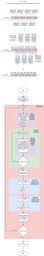
#> input picture line_1D_alg/cross_comp.png, 44 x 256 px, shrunk from 542 x 3181 before the run; its folder holds only this picture in this run
$ python line_patterns_df.py --image ../cross_comp.png
#> lines starting #> are read from the running program, lines starting #| are printed output that depends on the picture
'''
  line_patterns using dataframes vs. classes, Kelvin's port
'''
# add ColAlg folder to system path
import sys
from os.path import dirname, join, abspath
sys.path.insert(0, abspath(join(dirname("CogAlg"), '../../../../AppData/Roaming/JetBrains/PyCharmCE2021.1')))

import cv2
import argparse
from time import time
from utils import *
from itertools import zip_longest
import pandas as pd
import numpy as np
ave = 15  # |difference| between pixels that coincides with average value of Pm
ave_min = 2  # for m defined as min |d|: smaller?
ave_M = 50  # min M for initial incremental-range comparison(t_), higher cost than der_comp?
ave_D = 5  # min |D| for initial incremental-derivation comparison(d_)
ave_nP = 5  # average number of sub_Ps in P, to estimate intra-costs? ave_rdn_inc = 1 + 1 / ave_nP # 1.2
ave_rdm = .5  # average dm / m, to project bi_m = m * 1.5
init_y = 0  # starting row, the whole frame doesn't need to be processed
'''
    Conventions:
    postfix '_' denotes array name, vs. same-name elements
    prefix '_' denotes prior of two same-name variables
    prefix 'f' denotes flag
    capitalized variables are normally summed small-case variables
    df = dataframe
    prefix 'F' Filtered dataframe
'''
def cross_comp(frame_of_pixels_):  # converts frame_of_pixels to frame_of_patterns, each pattern maybe nested
    frame_of_patterns_ = []
    image_df = pd.DataFrame(frame_of_pixels_)
    d_df = image_df.diff(axis=1).dropna(axis=1) #calculate difference (next value - prev value)
    p_df = ((image_df.transpose().rolling(2).sum()).transpose()).dropna(axis=1) # calculae sum of consecutive pixels
    m_df = ave - abs(d_df)
    for i_,p_,d_,m_ in zip(image_df.iterrows(),p_df.iterrows(),d_df.iterrows(),m_df.iterrows()):
        df_dert = pd.DataFrame(data={'p':p_[1],'d':d_[1],'m':m_[1]}).dropna(axis=1)
        df_dert['i'] = i_[1]
        df_dert = df_dert.apply(pd.to_numeric)
        Pm_ = form_P_(df_dert, rdn=1, rng=1, fPd=False)  # forms m-sign patterns
        frame_of_patterns_.append(Pm_) #list of P dfs

    return frame_of_patterns_  # frame of patterns is an output to level 2

def form_P_(df_dert,rdn,rng, fPd=False):  # initialization, accumulation, termination

    # initialization:
    P_ = [] #list of dfs
    #vectorized methods are used to apply transformations on whole data at once
    if fPd: df_dert['sign'] = df_dert.d > 0 #create a new column'sign' based on d,m signs - Vectorized
    else:   df_dert['sign'] = df_dert.m > 0
    for i,dert_  in df_dert.groupby((df_dert['sign'].shift() != df_dert['sign']).cumsum()): #Group same sign dert
        #groupby df_dert.sign - it returns groups of similar signs in incremental fashion
        #shift() creates a mask of provided column by hsifting down the values by 1, so 1st value shifted to 2nd index and so on, useful for forward comparison
        #cumsum() is used to differentiate the each group from the previous group
        dert = dert_.sum(axis=0) #accumulate each group/ sum rows of each group its a vectorized operation
        #append dict into P_ for later assignment into dataframe
        P_.append({'sign':dert.sign>0, 'L':len(dert_), 'I':dert.p, 'D':dert.d, 'M':dert.m, 'x0':i, 'dert_':dert_, 'sublayers':[], '_smP':False, 'fPd':fPd})
    df_P = pd.DataFrame(P_) #form dataframe of P_
    if len(df_P) > 4:
        # P_ = splice_P_(df_P, fPd=0)  # merge meanI- or meanD- similar and weakly separated Ps - NOT REVISED
        if len(P_) > 4:
            intra_Pm_(df_P, rdn, rng, not fPd)  # evaluates range_comp | deriv_comp sub-recursion per Pm


    return df_P

def form_adjacent_M_(Pm_):  # compute array of adjacent Ms, for contrastive borrow evaluation
    '''
    Value is projected match, while variation has contrast value only: it matters to the extent that it interrupts adjacent match: adj_M.
    In noise, there is a lot of variation. but no adjacent match to cancel, so variation in noise has no predictive value.
    On the other hand, we may have a 2D outline or 1D contrast with low gradient / difference, but it terminates adjacent uniform span.
    That contrast may be salient if it can borrow sufficient predictive value from that adjacent high-match span.
    '''
    Pm_['adj_M'] = Pm_['M']/2 + Pm_['M'].shift()/2 #shift Pm_['M'] by one and compute adj_M - vectorized operaiton
    #Pm_['adj_M'].iloc[0] = Pm_['M'].iloc[1] #assign 1st adj_M as after shifting 1st index of M becomes nan
    Pm_.at[0, 'adj_M'] = Pm_['M'].iloc[1] #assign 1st adj_M as after shifting 1st index of M becomes nan
    return Pm_

def intra_Pm_(P_, fid=False, rdn=1, rng=1):  # evaluate for sub-recursion in line Pm_, pack results into sub_Pm_
    #need to be vectorized
    P_ = form_adjacent_M_(P_)
    comb_layers = []  # combine into root P sublayers[1:]
    #P_ = df_P.loc[df_P.L>2 **(rng+1) & df_P.sign== True & df_P.M - df_P.adj_M > ave_M * rdn]
    #df_rdert = P_['dert_'].apply(range_comp)
    #df_sub_Pm = form_P_(df_rdert, fPd=False)
    #df_P.at[P_.Index, 'sublayers'] += [[(Ls, False, fid, rdn, rng, sub_Pm_, [], [])]]

    for P in P_.itertuples():  # each sub_layer is nested to depth = sublayers[n]
        if P.L > 2 ** (rng+1):  # rng+1 because rng is initialized at 0, as all params

            if P.sign:  # +Pm: low-variation span, eval comp at rng=2^n: 1, 2, 3; kernel size 2, 4, 8...
                if P.M - P.adj_M > ave_M * rdn:  # reduced by lending to contrast: all comps form params for hLe comp?
                    '''
                    if localized filters:
                    P_ave = (P.M - adj_M) / P.L
                    loc_ave = (ave - P_ave) / 2  # ave is reduced because it's for inverse deviation, possibly negative?
                    loc_ave_min = (ave_min + P_ave) / 2
                    rdert_ = range_comp(P.dert_, loc_ave, loc_ave_min, fid)
                    '''
                    rdert_ = range_comp(P.dert_)  # rng+ comp with localized ave, skip predictable next dert
                    #rdert = P.dert_.apply(range_comp)
                    sub_Pm_ = form_P_(rdert_, rdn=1,rng=1,fPd=False)  # cluster by m sign
                    Ls = len(sub_Pm_)
                    #P.sublayers += [[(Ls, False, fid, rdn, rng, sub_Pm_, [], [])]]  # sub_PPm_, sub_PPd_, add Dert=[] if Ls > min?
                    P_.at[P.Index, 'sublayers'] += [[(Ls, False, fid, rdn, rng, sub_Pm_, [], [])]]
                    # 1st sublayer is single-element, packed in double brackets only to allow nesting for deeper sublayers
                    if len(sub_Pm_) > 4:
                        sub_Pm_ = form_adjacent_M_(sub_Pm_)
                        P_.at[P.Index, 'sublayers'] += intra_Pm_(sub_Pm_, fid, rdn=rdn+1 + 1/Ls, rng=rng+1)  # feedback
                        # add param summation within sublayer, for comp_sublayers?
                        # splice sublayers across sub_Ps:
                        comb_layers = [comb_layers + sublayers for comb_layers, sublayers in
                                       zip_longest(comb_layers, P.sublayers, fillvalue=[])]

            else:  # -Pm: high-variation span, min neg M is contrast value, borrowed from adjacent +Pms:
                if min(-P.M, P.adj_M) > ave_D * rdn:  # cancelled M+ val, M = min | ~v_SAD

                    rel_adj_M = P.adj_M / -P.M  # for allocation of -Pm' adj_M to each of its internal Pds
                    sub_Pd_ = form_P_(P.dert_, rdn=1, rng=1,fPd=True)  # cluster by input d sign match: partial d match
                    Ls = len(sub_Pd_)
                    P_.at[P.Index, 'sublayers'] += [[(Ls, True, True, rdn, rng, sub_Pd_)]]  # 1st layer, Dert=[], fill if Ls > min?

                    P_.at[P.Index, 'sublayers'] += intra_Pd_(sub_Pd_, rel_adj_M, rdn+1 + 1/Ls, rng)  # der_comp eval per nPm
                    # splice sublayers across sub_Ps, for return as root sublayers[1:]:
                    comb_layers = [comb_layers + sublayers for comb_layers, sublayers in
                                   zip_longest(comb_layers, P.sublayers, fillvalue=[])]

    return comb_layers


def intra_Pd_(Pd_, rel_adj_M, rdn=1, rng=1):  # evaluate for sub-recursion in line P_, packing results in sub_P_

    comb_layers = []
    for P in Pd_.itertuples():  # each sub in sub_ is nested to depth = sub_[n]

        if min(abs(P.D), abs(P.D) * rel_adj_M) > ave_D * rdn and P.L > 3:  # abs(D) * rel_adj_M: allocated adj_M
            # cross-comp of ds:
            ddert_ = deriv_comp(P.dert_)  # i_ is d
            sub_Pm_ = form_P_(ddert_, rdn=1,rng=1,fPd=True)  # cluster Pd derts by md, won't happen
            Ls = len(sub_Pm_)
            # 1st layer: Ls, fPd, fid, rdn, rng, sub_P_, sub_PPm_, sub_PPd_:
            Pd_.at[P.Index, 'sublayers'] += [[(Ls, True, True, rdn, rng, sub_Pm_, [], [] )]]

            if len(sub_Pm_) > 3:
                sub_Pm_ = form_adjacent_M_(sub_Pm_)
                Pd_.at[P.Index, 'sublayers'] += intra_Pm_(sub_Pm_, fid=True, rdn=rdn+1 + 1/Ls, rng=rng + 1)
                # splice sublayers across sub_Ps:
                comb_layers = [comb_layers + sublayers for comb_layers, sublayers in
                               zip_longest(comb_layers, P.sublayers, fillvalue=[])]
    '''
    adj_M is not affected by primary range_comp per Pm?
    no comb_m = comb_M / comb_S, if fid: comb_m -= comb_|D| / comb_S: alt rep cost
    same-sign comp: parallel edges, cross-sign comp: M - (~M/2 * rL) -> contrast as 1D difference?
    '''
    return comb_layers

def range_comp(dert_):  # cross-comp of 2**rng- distant pixels: 4,8,16.., skipping intermediate pixels

    d = dert_['i'].loc[2::2] - dert_['i'].loc[2::2].shift()
    rp = dert_['p'].loc[2::2] + dert_['i'].loc[2::2].shift()
    rd = dert_['d'].loc[2::2] + d
    rm = dert_['m'].loc[2::2] + ave - abs(d)

    df_rdert = pd.DataFrame(data={'i':dert_.i,'p':rp,'d':rd,'m':rm}).apply(pd.to_numeric)


    return df_rdert


# [88 lines left out: functions deriv_comp, splice_P_, splice_P_back, splice_eval, not called in this run]

if __name__ == "__main__":
    # Parse argument (image)
    argument_parser = argparse.ArgumentParser()
    argument_parser.add_argument('-i', '--image',
                                 help='path to image file',
                                 default='.//raccoon.jpg')
    arguments = vars(argument_parser.parse_args())
    # Read image
    image = cv2.imread(arguments['image'], 0).astype(int)  # load pix-mapped image
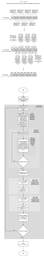
#> image: shape (256, 44) int64; min 156, max 255, mean 232.5
    assert image is not None, "No image in the path"

    start_time = time()
    # Main
    frame_of_patterns_ = cross_comp(image)  # returns Pm__
#> in cross_comp, `image_df = pd.DataFrame(frame_of_pixels_)`: image_df = table of 256 rows and 44 columns
#> in cross_comp, `d_df = image_df.diff(axis=1).dropna(axis=1)`: d_df = table of 256 rows and 43 columns
#> the loop in cross_comp, `for i_,p_,d_,m_ in zip(image_df.iterrows(),p_df.iterrows(),d_df.iterro..` made 256 passes
#> Pm_ on passes 2, 10, 11: table of 7 rows and 11 columns, table of 5 rows and 11 columns, table of 13 rows and 11 columns
#> after the loop in cross_comp, `for i_,p_,d_,m_ in zip(image_df.iterrows(),p_df.iterrows(),d_df.iterro..`: frame_of_patterns_ = 256 items
#> frame_of_patterns_ = 256 items

    fline_PPs = 0
    if fline_PPs:  # debug line_PPs_draft
        from line_PPs_draft import *
        frame_PP_ = []

        for y, P_ in enumerate(frame_of_patterns_):
            PPm_, PPd_ = search(P_)
            frame_PP_.append([PPm_, PPd_])

    end_time = time() - start_time
    print(end_time)

$ run again, on line_1D_alg/high_level_illustrations.png
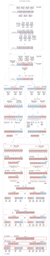
#> input picture line_1D_alg/high_level_illustrations.png, 50 x 256 px, shrunk from 981 x 5021 before the run
#> `image = cv2.imread(arguments['image'], 0).astype(int)`:
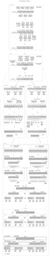
#> image: shape (256, 50) int64; min 164, max 255, mean 241.6
#> image_df = table of 256 rows and 50 columns
#> d_df = table of 256 rows and 49 columns
#> the loop in cross_comp, `for i_,p_,d_,m_ in zip(image_df.iterrows(),p_df.iterrows(),d_df.iterro..` made 256 passes
#> Pm_ on passes 2, 7, 8: table of 5 rows and 11 columns, table of 9 rows and 11 columns, table of 17 rows and 11 columns
#> after the loop in cross_comp, `for i_,p_,d_,m_ in zip(image_df.iterrows(),p_df.iterrows(),d_df.iterro..`: frame_of_patterns_ = 256 items
